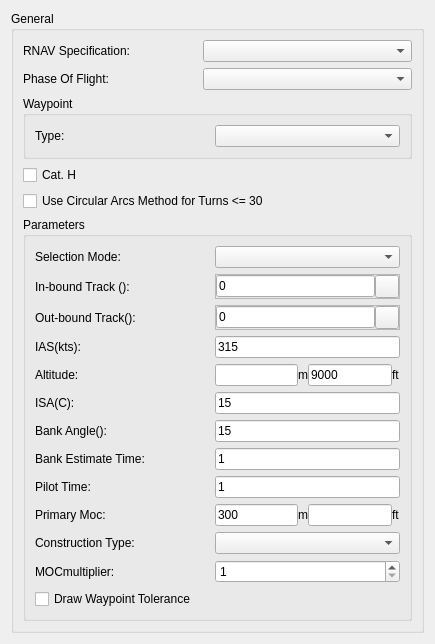
<?xml version="1.0" encoding="UTF-8"?>
<ui version="4.0">
 <class>Form</class>
 <widget class="QWidget" name="Form">
  <property name="geometry">
   <rect>
    <x>0</x>
    <y>0</y>
    <width>435</width>
    <height>580</height>
   </rect>
  </property>
  <property name="windowTitle">
   <string>Form</string>
  </property>
  <layout class="QVBoxLayout" name="verticalLayout">
   <item>
    <widget class="QGroupBox" name="gbGeneral">
     <property name="sizePolicy">
      <sizepolicy hsizetype="Preferred" vsizetype="Fixed">
       <horstretch>0</horstretch>
       <verstretch>0</verstretch>
      </sizepolicy>
     </property>
     <property name="title">
      <string>General</string>
     </property>
     <layout class="QVBoxLayout" name="vl_gbGeneral">
      <item>
       <widget class="QFrame" name="frameRnavSpecification">
        <property name="frameShape">
         <enum>QFrame::NoFrame</enum>
        </property>
        <property name="frameShadow">
         <enum>QFrame::Raised</enum>
        </property>
        <layout class="QHBoxLayout" name="hLayoutRnavSpecification">
         <property name="spacing">
          <number>0</number>
         </property>
         <property name="margin">
          <number>0</number>
         </property>
         <item>
          <widget class="QLabel" name="label_67">
           <property name="minimumSize">
            <size>
             <width>180</width>
             <height>0</height>
            </size>
           </property>
           <property name="maximumSize">
            <size>
             <width>180</width>
             <height>16777215</height>
            </size>
           </property>
           <property name="font">
            <font>
             <weight>50</weight>
             <bold>false</bold>
            </font>
           </property>
           <property name="text">
            <string>RNAV Specification:</string>
           </property>
          </widget>
         </item>
         <item>
          <widget class="QComboBox" name="cmbRnavSpecification">
           <property name="sizePolicy">
            <sizepolicy hsizetype="Expanding" vsizetype="Fixed">
             <horstretch>0</horstretch>
             <verstretch>0</verstretch>
            </sizepolicy>
           </property>
           <property name="minimumSize">
            <size>
             <width>72</width>
             <height>0</height>
            </size>
           </property>
           <property name="font">
            <font>
             <weight>50</weight>
             <bold>false</bold>
            </font>
           </property>
          </widget>
         </item>
        </layout>
       </widget>
      </item>
      <item>
       <widget class="QFrame" name="framePhaseOfFlight">
        <property name="frameShape">
         <enum>QFrame::NoFrame</enum>
        </property>
        <property name="frameShadow">
         <enum>QFrame::Raised</enum>
        </property>
        <layout class="QHBoxLayout" name="hLayoutPhaseOfFlight">
         <property name="spacing">
          <number>0</number>
         </property>
         <property name="margin">
          <number>0</number>
         </property>
         <item>
          <widget class="QLabel" name="label_69">
           <property name="minimumSize">
            <size>
             <width>180</width>
             <height>0</height>
            </size>
           </property>
           <property name="maximumSize">
            <size>
             <width>180</width>
             <height>16777215</height>
            </size>
           </property>
           <property name="font">
            <font>
             <weight>50</weight>
             <bold>false</bold>
            </font>
           </property>
           <property name="text">
            <string>Phase Of Flight:</string>
           </property>
          </widget>
         </item>
         <item>
          <widget class="QComboBox" name="cmbPhaseOfFlight">
           <property name="sizePolicy">
            <sizepolicy hsizetype="Expanding" vsizetype="Fixed">
             <horstretch>0</horstretch>
             <verstretch>0</verstretch>
            </sizepolicy>
           </property>
           <property name="minimumSize">
            <size>
             <width>72</width>
             <height>0</height>
            </size>
           </property>
           <property name="font">
            <font>
             <weight>50</weight>
             <bold>false</bold>
            </font>
           </property>
          </widget>
         </item>
        </layout>
       </widget>
      </item>
      <item>
       <widget class="QGroupBox" name="gbWaypoint">
        <property name="title">
         <string>Waypoint</string>
        </property>
        <layout class="QVBoxLayout" name="vLayoutGbWaypoint">
         <item>
          <widget class="QFrame" name="frameType">
           <property name="frameShape">
            <enum>QFrame::NoFrame</enum>
           </property>
           <property name="frameShadow">
            <enum>QFrame::Raised</enum>
           </property>
           <layout class="QHBoxLayout" name="hLayoutType">
            <property name="spacing">
             <number>0</number>
            </property>
            <property name="margin">
             <number>0</number>
            </property>
            <item>
             <widget class="QLabel" name="label_70">
              <property name="minimumSize">
               <size>
                <width>180</width>
                <height>0</height>
               </size>
              </property>
              <property name="maximumSize">
               <size>
                <width>180</width>
                <height>16777215</height>
               </size>
              </property>
              <property name="font">
               <font>
                <weight>50</weight>
                <bold>false</bold>
               </font>
              </property>
              <property name="text">
               <string>Type:</string>
              </property>
             </widget>
            </item>
            <item>
             <widget class="QComboBox" name="cmbType">
              <property name="sizePolicy">
               <sizepolicy hsizetype="Expanding" vsizetype="Fixed">
                <horstretch>0</horstretch>
                <verstretch>0</verstretch>
               </sizepolicy>
              </property>
              <property name="minimumSize">
               <size>
                <width>72</width>
                <height>0</height>
               </size>
              </property>
              <property name="font">
               <font>
                <weight>50</weight>
                <bold>false</bold>
               </font>
              </property>
             </widget>
            </item>
           </layout>
          </widget>
         </item>
        </layout>
       </widget>
      </item>
      <item>
       <widget class="QCheckBox" name="chbCatH">
        <property name="font">
         <font>
          <weight>50</weight>
          <bold>false</bold>
         </font>
        </property>
        <property name="text">
         <string>Cat. H</string>
        </property>
       </widget>
      </item>
      <item>
       <widget class="QCheckBox" name="chbCircularArcs">
        <property name="font">
         <font>
          <weight>50</weight>
          <bold>false</bold>
         </font>
        </property>
        <property name="text">
         <string>Use Circular Arcs Method for Turns &lt;= 30</string>
        </property>
       </widget>
      </item>
      <item>
       <widget class="QGroupBox" name="gbParameters">
        <property name="sizePolicy">
         <sizepolicy hsizetype="Preferred" vsizetype="Fixed">
          <horstretch>0</horstretch>
          <verstretch>0</verstretch>
         </sizepolicy>
        </property>
        <property name="font">
         <font>
          <family>Arial</family>
          <weight>50</weight>
          <bold>false</bold>
         </font>
        </property>
        <property name="title">
         <string>Parameters</string>
        </property>
        <layout class="QVBoxLayout" name="vl_gbParameters">
         <item>
          <widget class="QFrame" name="frameSelectionMode">
           <property name="frameShape">
            <enum>QFrame::NoFrame</enum>
           </property>
           <property name="frameShadow">
            <enum>QFrame::Raised</enum>
           </property>
           <layout class="QHBoxLayout" name="hLayoutSelectionMode">
            <property name="spacing">
             <number>0</number>
            </property>
            <property name="margin">
             <number>0</number>
            </property>
            <item>
             <widget class="QLabel" name="label_66">
              <property name="minimumSize">
               <size>
                <width>180</width>
                <height>0</height>
               </size>
              </property>
              <property name="maximumSize">
               <size>
                <width>180</width>
                <height>16777215</height>
               </size>
              </property>
              <property name="font">
               <font>
                <weight>50</weight>
                <bold>false</bold>
               </font>
              </property>
              <property name="text">
               <string>Selection Mode:</string>
              </property>
             </widget>
            </item>
            <item>
             <widget class="QComboBox" name="cmbSelectionMode">
              <property name="sizePolicy">
               <sizepolicy hsizetype="Expanding" vsizetype="Fixed">
                <horstretch>0</horstretch>
                <verstretch>0</verstretch>
               </sizepolicy>
              </property>
              <property name="minimumSize">
               <size>
                <width>72</width>
                <height>0</height>
               </size>
              </property>
              <property name="font">
               <font>
                <weight>50</weight>
                <bold>false</bold>
               </font>
              </property>
             </widget>
            </item>
           </layout>
          </widget>
         </item>
         <item>
          <widget class="QFrame" name="frame_Track">
           <property name="frameShape">
            <enum>QFrame::NoFrame</enum>
           </property>
           <property name="frameShadow">
            <enum>QFrame::Raised</enum>
           </property>
           <layout class="QHBoxLayout" name="hLayoutTrack">
            <property name="spacing">
             <number>0</number>
            </property>
            <property name="margin">
             <number>0</number>
            </property>
            <item>
             <widget class="QLabel" name="label_75">
              <property name="minimumSize">
               <size>
                <width>180</width>
                <height>0</height>
               </size>
              </property>
              <property name="maximumSize">
               <size>
                <width>180</width>
                <height>16777215</height>
               </size>
              </property>
              <property name="font">
               <font>
                <weight>50</weight>
                <bold>false</bold>
               </font>
              </property>
              <property name="text">
               <string>In-bound Track ():</string>
              </property>
             </widget>
            </item>
            <item>
             <widget class="QFrame" name="frame_APV_10">
              <property name="frameShape">
               <enum>QFrame::StyledPanel</enum>
              </property>
              <property name="frameShadow">
               <enum>QFrame::Raised</enum>
              </property>
              <layout class="QHBoxLayout" name="horizontalLayout_14">
               <property name="spacing">
                <number>0</number>
               </property>
               <property name="margin">
                <number>0</number>
               </property>
               <item>
                <widget class="QLineEdit" name="txtInbound">
                 <property name="enabled">
                  <bool>true</bool>
                 </property>
                 <property name="font">
                  <font>
                   <weight>50</weight>
                   <bold>false</bold>
                  </font>
                 </property>
                 <property name="text">
                  <string>0</string>
                 </property>
                </widget>
               </item>
               <item>
                <widget class="QToolButton" name="btnCaptureInboundTrack">
                 <property name="text">
                  <string/>
                 </property>
                 <property name="icon">
                  <iconset>
                   <normaloff>:/gnss_item/coordinate_capture.png</normaloff>:/gnss_item/coordinate_capture.png</iconset>
                 </property>
                </widget>
               </item>
              </layout>
             </widget>
            </item>
           </layout>
          </widget>
         </item>
         <item>
          <widget class="QFrame" name="frameDistance">
           <property name="frameShape">
            <enum>QFrame::NoFrame</enum>
           </property>
           <property name="frameShadow">
            <enum>QFrame::Raised</enum>
           </property>
           <layout class="QHBoxLayout" name="hLayoutDistance">
            <property name="spacing">
             <number>0</number>
            </property>
            <property name="margin">
             <number>0</number>
            </property>
            <item>
             <widget class="QLabel" name="label_76">
              <property name="minimumSize">
               <size>
                <width>180</width>
                <height>0</height>
               </size>
              </property>
              <property name="maximumSize">
               <size>
                <width>180</width>
                <height>16777215</height>
               </size>
              </property>
              <property name="font">
               <font>
                <weight>50</weight>
                <bold>false</bold>
               </font>
              </property>
              <property name="text">
               <string>Out-bound Track():</string>
              </property>
             </widget>
            </item>
            <item>
             <widget class="QFrame" name="frame_APV_11">
              <property name="frameShape">
               <enum>QFrame::StyledPanel</enum>
              </property>
              <property name="frameShadow">
               <enum>QFrame::Raised</enum>
              </property>
              <layout class="QHBoxLayout" name="horizontalLayout_15">
               <property name="spacing">
                <number>0</number>
               </property>
               <property name="margin">
                <number>0</number>
               </property>
               <item>
                <widget class="QLineEdit" name="txtOutbound">
                 <property name="enabled">
                  <bool>true</bool>
                 </property>
                 <property name="font">
                  <font>
                   <weight>50</weight>
                   <bold>false</bold>
                  </font>
                 </property>
                 <property name="text">
                  <string>0</string>
                 </property>
                </widget>
               </item>
               <item>
                <widget class="QToolButton" name="btnCaptureOutboundTrack">
                 <property name="text">
                  <string/>
                 </property>
                 <property name="icon">
                  <iconset>
                   <normaloff>:/gnss_item/coordinate_capture.png</normaloff>:/gnss_item/coordinate_capture.png</iconset>
                 </property>
                </widget>
               </item>
              </layout>
             </widget>
            </item>
           </layout>
          </widget>
         </item>
         <item>
          <widget class="QFrame" name="framePDG">
           <property name="frameShape">
            <enum>QFrame::NoFrame</enum>
           </property>
           <property name="frameShadow">
            <enum>QFrame::Raised</enum>
           </property>
           <layout class="QHBoxLayout" name="hLayoutPDG">
            <property name="spacing">
             <number>0</number>
            </property>
            <property name="margin">
             <number>0</number>
            </property>
            <item>
             <widget class="QLabel" name="label_71">
              <property name="minimumSize">
               <size>
                <width>180</width>
                <height>0</height>
               </size>
              </property>
              <property name="maximumSize">
               <size>
                <width>180</width>
                <height>16777215</height>
               </size>
              </property>
              <property name="font">
               <font>
                <weight>50</weight>
                <bold>false</bold>
               </font>
              </property>
              <property name="text">
               <string>IAS(kts):</string>
              </property>
             </widget>
            </item>
            <item>
             <widget class="QLineEdit" name="txtIas">
              <property name="minimumSize">
               <size>
                <width>72</width>
                <height>0</height>
               </size>
              </property>
              <property name="font">
               <font>
                <weight>50</weight>
                <bold>false</bold>
               </font>
              </property>
              <property name="text">
               <string>315</string>
              </property>
             </widget>
            </item>
           </layout>
          </widget>
         </item>
         <item>
          <widget class="QFrame" name="frameAltitude">
           <property name="frameShape">
            <enum>QFrame::NoFrame</enum>
           </property>
           <property name="frameShadow">
            <enum>QFrame::Raised</enum>
           </property>
           <layout class="QHBoxLayout" name="hLayoutAltitude">
            <property name="spacing">
             <number>0</number>
            </property>
            <property name="margin">
             <number>0</number>
            </property>
            <item>
             <widget class="QLabel" name="label_77">
              <property name="minimumSize">
               <size>
                <width>180</width>
                <height>0</height>
               </size>
              </property>
              <property name="maximumSize">
               <size>
                <width>180</width>
                <height>16777215</height>
               </size>
              </property>
              <property name="font">
               <font>
                <weight>50</weight>
                <bold>false</bold>
               </font>
              </property>
              <property name="text">
               <string>Altitude:</string>
              </property>
             </widget>
            </item>
            <item>
             <widget class="QLineEdit" name="txtAltitudeM">
              <property name="minimumSize">
               <size>
                <width>72</width>
                <height>0</height>
               </size>
              </property>
              <property name="font">
               <font>
                <weight>50</weight>
                <bold>false</bold>
               </font>
              </property>
              <property name="text">
               <string/>
              </property>
             </widget>
            </item>
            <item>
             <widget class="QLabel" name="label">
              <property name="text">
               <string>m</string>
              </property>
             </widget>
            </item>
            <item>
             <widget class="QLineEdit" name="txtAltitude">
              <property name="minimumSize">
               <size>
                <width>72</width>
                <height>0</height>
               </size>
              </property>
              <property name="font">
               <font>
                <weight>50</weight>
                <bold>false</bold>
               </font>
              </property>
              <property name="text">
               <string>9000</string>
              </property>
             </widget>
            </item>
            <item>
             <widget class="QLabel" name="label_2">
              <property name="text">
               <string>ft</string>
              </property>
             </widget>
            </item>
           </layout>
          </widget>
         </item>
         <item>
          <widget class="QFrame" name="frameMoc">
           <property name="frameShape">
            <enum>QFrame::NoFrame</enum>
           </property>
           <property name="frameShadow">
            <enum>QFrame::Raised</enum>
           </property>
           <layout class="QHBoxLayout" name="hLayoutMoc">
            <property name="spacing">
             <number>0</number>
            </property>
            <property name="margin">
             <number>0</number>
            </property>
            <item>
             <widget class="QLabel" name="label_78">
              <property name="minimumSize">
               <size>
                <width>180</width>
                <height>0</height>
               </size>
              </property>
              <property name="maximumSize">
               <size>
                <width>180</width>
                <height>16777215</height>
               </size>
              </property>
              <property name="font">
               <font>
                <weight>50</weight>
                <bold>false</bold>
               </font>
              </property>
              <property name="text">
               <string>ISA(C):</string>
              </property>
             </widget>
            </item>
            <item>
             <widget class="QLineEdit" name="txtIsa">
              <property name="minimumSize">
               <size>
                <width>72</width>
                <height>0</height>
               </size>
              </property>
              <property name="font">
               <font>
                <weight>50</weight>
                <bold>false</bold>
               </font>
              </property>
              <property name="text">
               <string>15</string>
              </property>
             </widget>
            </item>
           </layout>
          </widget>
         </item>
         <item>
          <widget class="QFrame" name="frameMoc_2">
           <property name="frameShape">
            <enum>QFrame::NoFrame</enum>
           </property>
           <property name="frameShadow">
            <enum>QFrame::Raised</enum>
           </property>
           <layout class="QHBoxLayout" name="hLayoutMoc_2">
            <property name="spacing">
             <number>0</number>
            </property>
            <property name="margin">
             <number>0</number>
            </property>
            <item>
             <widget class="QLabel" name="label_79">
              <property name="minimumSize">
               <size>
                <width>180</width>
                <height>0</height>
               </size>
              </property>
              <property name="maximumSize">
               <size>
                <width>180</width>
                <height>16777215</height>
               </size>
              </property>
              <property name="font">
               <font>
                <weight>50</weight>
                <bold>false</bold>
               </font>
              </property>
              <property name="text">
               <string>Bank Angle():</string>
              </property>
             </widget>
            </item>
            <item>
             <widget class="QLineEdit" name="txtBankAngle">
              <property name="minimumSize">
               <size>
                <width>72</width>
                <height>0</height>
               </size>
              </property>
              <property name="font">
               <font>
                <weight>50</weight>
                <bold>false</bold>
               </font>
              </property>
              <property name="text">
               <string>15</string>
              </property>
             </widget>
            </item>
           </layout>
          </widget>
         </item>
         <item>
          <widget class="QFrame" name="frameMoc_3">
           <property name="frameShape">
            <enum>QFrame::NoFrame</enum>
           </property>
           <property name="frameShadow">
            <enum>QFrame::Raised</enum>
           </property>
           <layout class="QHBoxLayout" name="hLayoutMoc_3">
            <property name="spacing">
             <number>0</number>
            </property>
            <property name="margin">
             <number>0</number>
            </property>
            <item>
             <widget class="QLabel" name="label_80">
              <property name="minimumSize">
               <size>
                <width>180</width>
                <height>0</height>
               </size>
              </property>
              <property name="maximumSize">
               <size>
                <width>180</width>
                <height>16777215</height>
               </size>
              </property>
              <property name="font">
               <font>
                <weight>50</weight>
                <bold>false</bold>
               </font>
              </property>
              <property name="text">
               <string>Bank Estimate Time:</string>
              </property>
             </widget>
            </item>
            <item>
             <widget class="QLineEdit" name="txtBankEstTime">
              <property name="minimumSize">
               <size>
                <width>72</width>
                <height>0</height>
               </size>
              </property>
              <property name="font">
               <font>
                <weight>50</weight>
                <bold>false</bold>
               </font>
              </property>
              <property name="text">
               <string>1</string>
              </property>
             </widget>
            </item>
           </layout>
          </widget>
         </item>
         <item>
          <widget class="QFrame" name="frameMoc_4">
           <property name="frameShape">
            <enum>QFrame::NoFrame</enum>
           </property>
           <property name="frameShadow">
            <enum>QFrame::Raised</enum>
           </property>
           <layout class="QHBoxLayout" name="hLayoutMoc_4">
            <property name="spacing">
             <number>0</number>
            </property>
            <property name="margin">
             <number>0</number>
            </property>
            <item>
             <widget class="QLabel" name="label_81">
              <property name="minimumSize">
               <size>
                <width>180</width>
                <height>0</height>
               </size>
              </property>
              <property name="maximumSize">
               <size>
                <width>180</width>
                <height>16777215</height>
               </size>
              </property>
              <property name="font">
               <font>
                <weight>50</weight>
                <bold>false</bold>
               </font>
              </property>
              <property name="text">
               <string>Pilot Time:</string>
              </property>
             </widget>
            </item>
            <item>
             <widget class="QLineEdit" name="txtPilotTime">
              <property name="minimumSize">
               <size>
                <width>72</width>
                <height>0</height>
               </size>
              </property>
              <property name="font">
               <font>
                <weight>50</weight>
                <bold>false</bold>
               </font>
              </property>
              <property name="text">
               <string>1</string>
              </property>
             </widget>
            </item>
           </layout>
          </widget>
         </item>
         <item>
          <widget class="QFrame" name="framePrimaryMoc">
           <property name="frameShape">
            <enum>QFrame::NoFrame</enum>
           </property>
           <property name="frameShadow">
            <enum>QFrame::Raised</enum>
           </property>
           <layout class="QHBoxLayout" name="hLayoutPrimaryMoc">
            <property name="spacing">
             <number>0</number>
            </property>
            <property name="margin">
             <number>0</number>
            </property>
            <item>
             <widget class="QLabel" name="label_68">
              <property name="minimumSize">
               <size>
                <width>180</width>
                <height>0</height>
               </size>
              </property>
              <property name="maximumSize">
               <size>
                <width>180</width>
                <height>16777215</height>
               </size>
              </property>
              <property name="font">
               <font>
                <weight>50</weight>
                <bold>false</bold>
               </font>
              </property>
              <property name="text">
               <string>Primary Moc:</string>
              </property>
             </widget>
            </item>
            <item>
             <widget class="QLineEdit" name="txtPrimaryMoc">
              <property name="minimumSize">
               <size>
                <width>72</width>
                <height>0</height>
               </size>
              </property>
              <property name="font">
               <font>
                <weight>50</weight>
                <bold>false</bold>
               </font>
              </property>
              <property name="text">
               <string>300</string>
              </property>
             </widget>
            </item>
            <item>
             <widget class="QLabel" name="label_6">
              <property name="text">
               <string>m</string>
              </property>
             </widget>
            </item>
            <item>
             <widget class="QLineEdit" name="txtPrimaryMocFt">
              <property name="font">
               <font>
                <weight>50</weight>
                <bold>false</bold>
               </font>
              </property>
              <property name="text">
               <string/>
              </property>
             </widget>
            </item>
            <item>
             <widget class="QLabel" name="labelMocFt">
              <property name="text">
               <string>ft</string>
              </property>
             </widget>
            </item>
           </layout>
          </widget>
         </item>
         <item>
          <widget class="QFrame" name="frameConstruct">
           <property name="frameShape">
            <enum>QFrame::NoFrame</enum>
           </property>
           <property name="frameShadow">
            <enum>QFrame::Raised</enum>
           </property>
           <layout class="QHBoxLayout" name="hLayoutConstruct">
            <property name="spacing">
             <number>0</number>
            </property>
            <property name="margin">
             <number>0</number>
            </property>
            <item>
             <widget class="QLabel" name="label_83">
              <property name="minimumSize">
               <size>
                <width>180</width>
                <height>0</height>
               </size>
              </property>
              <property name="maximumSize">
               <size>
                <width>180</width>
                <height>16777215</height>
               </size>
              </property>
              <property name="font">
               <font>
                <weight>50</weight>
                <bold>false</bold>
               </font>
              </property>
              <property name="text">
               <string>Construction Type:</string>
              </property>
             </widget>
            </item>
            <item>
             <widget class="QComboBox" name="cmbConstructionType">
              <property name="sizePolicy">
               <sizepolicy hsizetype="Expanding" vsizetype="Fixed">
                <horstretch>0</horstretch>
                <verstretch>0</verstretch>
               </sizepolicy>
              </property>
              <property name="minimumSize">
               <size>
                <width>72</width>
                <height>0</height>
               </size>
              </property>
              <property name="font">
               <font>
                <weight>50</weight>
                <bold>false</bold>
               </font>
              </property>
             </widget>
            </item>
           </layout>
          </widget>
         </item>
         <item>
          <widget class="QFrame" name="frameMOCmultipiler">
           <property name="frameShape">
            <enum>QFrame::NoFrame</enum>
           </property>
           <property name="frameShadow">
            <enum>QFrame::Raised</enum>
           </property>
           <layout class="QHBoxLayout" name="hLayoutMOCmultipiler">
            <property name="spacing">
             <number>0</number>
            </property>
            <property name="margin">
             <number>0</number>
            </property>
            <item>
             <widget class="QLabel" name="label_84">
              <property name="minimumSize">
               <size>
                <width>180</width>
                <height>0</height>
               </size>
              </property>
              <property name="maximumSize">
               <size>
                <width>180</width>
                <height>16777215</height>
               </size>
              </property>
              <property name="font">
               <font>
                <weight>50</weight>
                <bold>false</bold>
               </font>
              </property>
              <property name="text">
               <string>MOCmultiplier:</string>
              </property>
             </widget>
            </item>
            <item>
             <widget class="QSpinBox" name="mocSpinBox">
              <property name="sizePolicy">
               <sizepolicy hsizetype="Expanding" vsizetype="Fixed">
                <horstretch>0</horstretch>
                <verstretch>0</verstretch>
               </sizepolicy>
              </property>
              <property name="minimumSize">
               <size>
                <width>72</width>
                <height>0</height>
               </size>
              </property>
              <property name="minimum">
               <number>1</number>
              </property>
             </widget>
            </item>
           </layout>
          </widget>
         </item>
         <item>
          <widget class="QCheckBox" name="chbDrawTolerance">
           <property name="font">
            <font>
             <weight>50</weight>
             <bold>false</bold>
            </font>
           </property>
           <property name="text">
            <string>Draw Waypoint Tolerance</string>
           </property>
          </widget>
         </item>
        </layout>
       </widget>
      </item>
     </layout>
    </widget>
   </item>
  </layout>
 </widget>
 <resources/>
 <connections/>
</ui>
